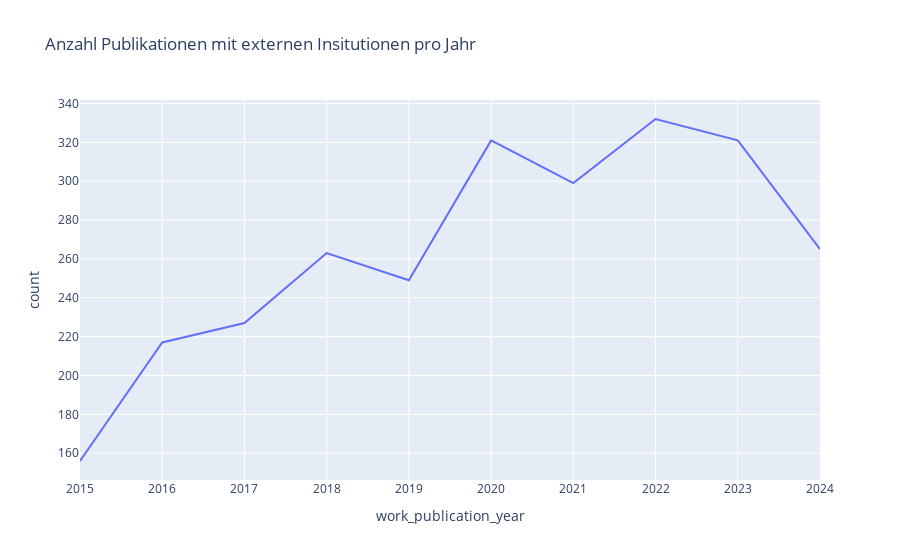

Notebook code cell kept with this figure:
### Code cell
# Nur eindeutige Publikationen (eine Zeile pro work_id)
df_papers = df_collab.drop_duplicates("work_id")

collabs_by_year = (
    df_papers[df_papers["work_publication_year"] < 2025]        # Jahr-Filter
    .groupby("work_publication_year")
    .size()
    .reset_index(name="count")                                  # Anzahl Publikationen
)

fig = px.line(collabs_by_year, x="work_publication_year", y="count",
              title="Anzahl Publikationen mit externen Insitutionen pro Jahr")
fig.show()

### Figure 1 — Plotly figure (JSON) as saved in the notebook; plotly's stock layout.template omitted (floating-point values rounded to 4 significant figures)
{"data": [{"hovertemplate": "work_publication_year=%{x}<br>count=%{y}<extra></extra>", "legendgroup": "", "line": {"color": "#636efa", "dash": "solid"}, "marker": {"symbol": "circle"}, "mode": "lines", "name": "", "orientation": "v", "showlegend": false, "type": "scatter", "x": [2015, 2016, 2017, 2018, 2019, 2020, 2021, 2022, 2023, 2024], "xaxis": "x", "y": [156, 217, 227, 263, 249, 321, 299, 332, 321, 265], "yaxis": "y"}], "layout": {"legend": {"tracegroupgap": 0}, "title": {"text": "Anzahl Publikationen mit externen Insitutionen pro Jahr"}, "xaxis": {"anchor": "y", "domain": [0, 1], "title": {"text": "work_publication_year"}}, "yaxis": {"anchor": "x", "domain": [0, 1], "title": {"text": "count"}}}}
